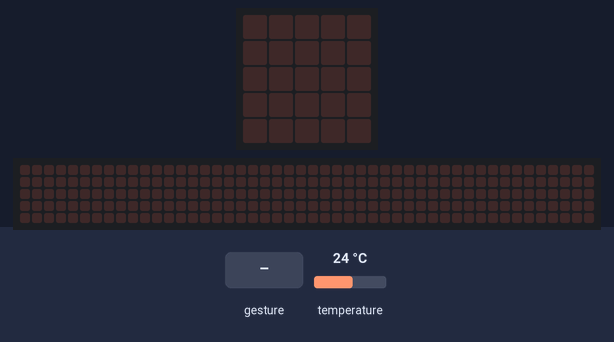
Simulated run of this program. Board: BBC micro:bit (MakeCode). On the bench: the board's 5×5 LED display, a strip that is not on the board, showing the scrolling text unrolled. The test bench sets the inputs (shaded band); at power-on: temperature 24 °C. A tilt is held for 1.5 s and a shake lasts 1 s, then the board lies face up again; the 48×5 strip is a reading aid, not a part: it shows the text the display is scrolling, unrolled, one strip-width of it at a time.

Above: at 1.2 s.
1.3 s: gesture 'shake'
At 4.06 s:
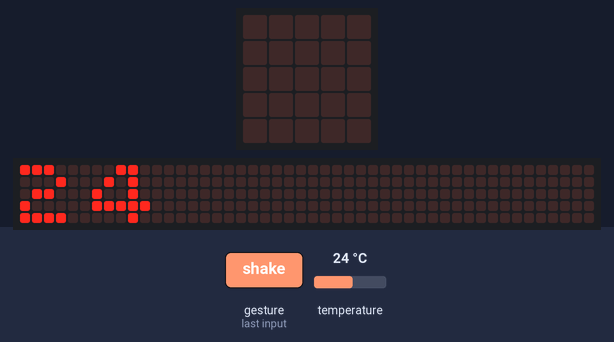
At 17.5 s:
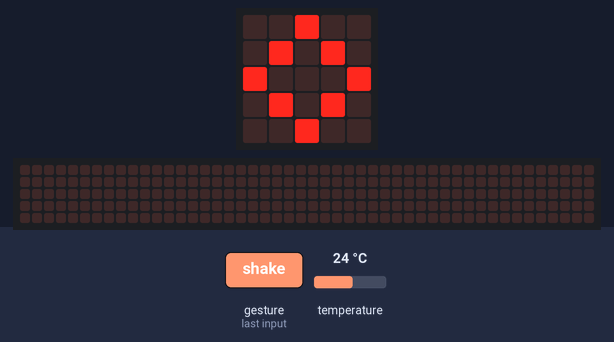
Timing chart, 0 to 17.9 s (numbered marks = the images above; inputs shaded):
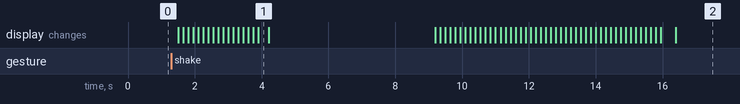

Measured:
- after the input at 1.3 s, the display: changes after 0.20 s (image 1)

The program:

main.ts
```typescript
let temperatura = 0
input.onGesture(Gesture.Shake, function () {
    temperatura = input.temperature()
    basic.showNumber(temperatura)
    basic.pause(5000)
    basic.clearScreen()
    basic.showString("agitare")
    basic.showIcon(IconNames.Diamond)
})
basic.forever(function () {

})
```

test.ts
```typescript
// i test vanno qui; questi non saranno compilati quando questo pacchetto viene usato come estensione.
```
